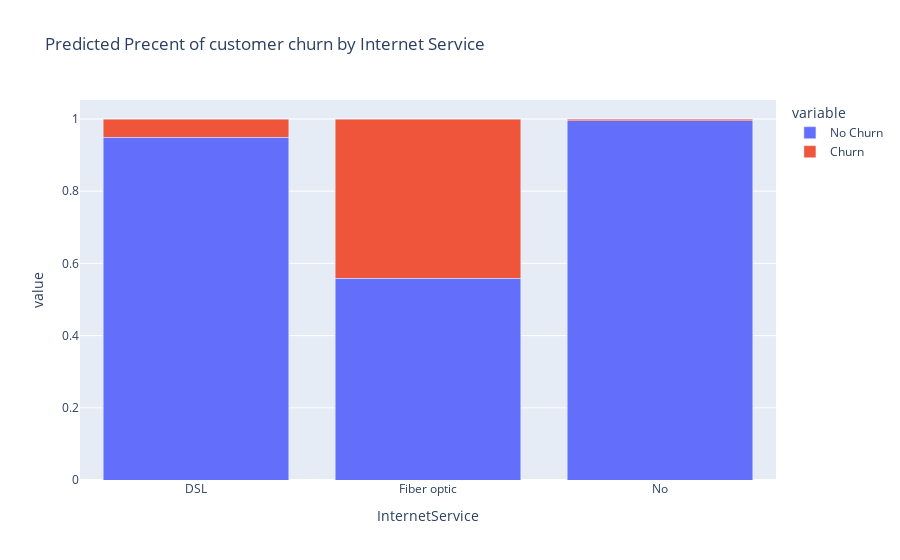

Here is the notebook cell this chart was saved with:
### Code cell
InternetService = test.groupby('InternetService')['Churn'].value_counts(normalize=True).unstack().reset_index()
InternetService.rename(columns={'No': 'No Churn', 'Yes': 'Churn'}, inplace=True)

fig = px.bar(InternetService, x='InternetService', y= ['No Churn' , 'Churn'] , barmode='stack', title='Predicted Precent of customer churn by Internet Service')
fig.show()

### Figure 1 — Plotly figure (JSON) as saved in the notebook; plotly's stock layout.template omitted (floating-point values rounded to 4 significant figures)
{"data": [{"alignmentgroup": "True", "hovertemplate": "variable=No Churn<br>InternetService=%{x}<br>value=%{y}<extra></extra>", "legendgroup": "No Churn", "marker": {"color": "#636efa", "pattern": {"shape": ""}}, "name": "No Churn", "offsetgroup": "No Churn", "orientation": "v", "showlegend": true, "textposition": "auto", "type": "bar", "x": ["DSL", "Fiber optic", "No"], "xaxis": "x", "y": [0.949, 0.559, 0.9955], "yaxis": "y"}, {"alignmentgroup": "True", "hovertemplate": "variable=Churn<br>InternetService=%{x}<br>value=%{y}<extra></extra>", "legendgroup": "Churn", "marker": {"color": "#EF553B", "pattern": {"shape": ""}}, "name": "Churn", "offsetgroup": "Churn", "orientation": "v", "showlegend": true, "textposition": "auto", "type": "bar", "x": ["DSL", "Fiber optic", "No"], "xaxis": "x", "y": [0.05099, 0.441, 0.004484], "yaxis": "y"}], "layout": {"barmode": "stack", "legend": {"title": {"text": "variable"}, "tracegroupgap": 0}, "title": {"text": "Predicted Precent of customer churn by Internet Service"}, "xaxis": {"anchor": "y", "domain": [0, 1], "title": {"text": "InternetService"}}, "yaxis": {"anchor": "x", "domain": [0, 1], "title": {"text": "value"}}}}
